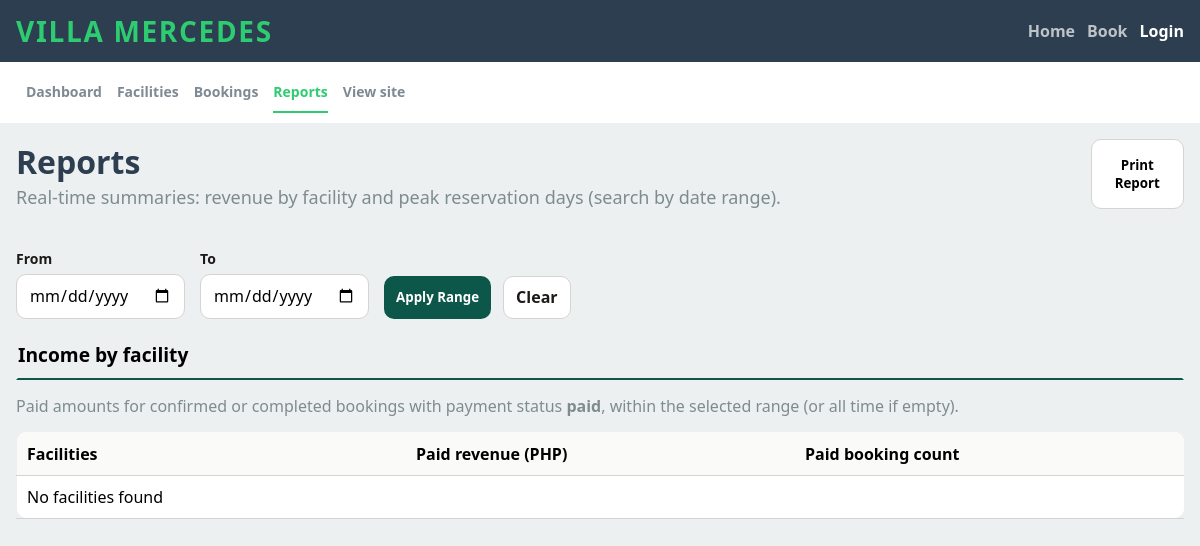
Page /admin/reports.php on the earlier database version.
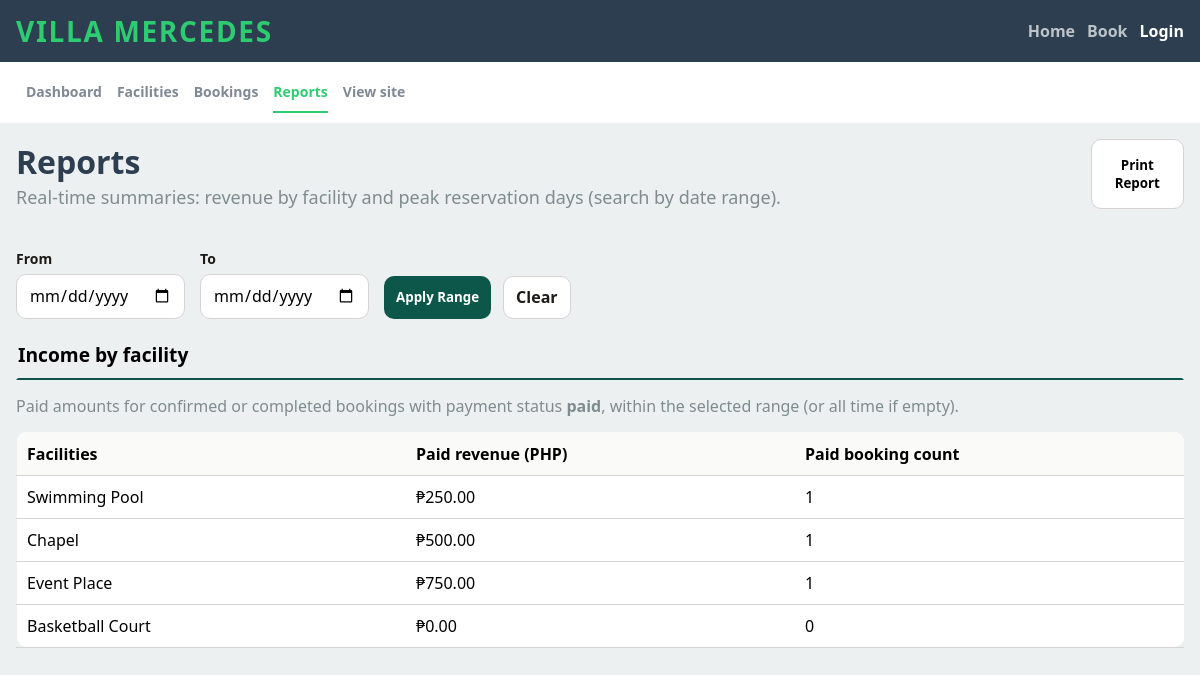
Same page on the later database version.
### tables this page shows
CREATE TABLE IF NOT EXISTS `facilities` (
  `id` int NOT NULL AUTO_INCREMENT,
  `name` varchar(255) NOT NULL,
  `description` text NOT NULL,
  `image_filename` varchar(255) DEFAULT NULL,
  `capacity` int NOT NULL,
  `rate_amount` decimal(10,2) NOT NULL,
  `rate_unit` enum('Per Day','Per Session') NOT NULL,
  `created_at` timestamp NULL DEFAULT CURRENT_TIMESTAMP,
  PRIMARY KEY (`id`)
);

### utils/helper.php (called while the page is built, shortened)
<?php
function e(?string $value): string
{
    return htmlspecialchars((string) $value, ENT_QUOTES | ENT_HTML5, 'UTF-8');
}

### admin/reports.php (the view, shortened to what the changed rows need)
<?php
require_once '../utils/helper.php';
$conn = connection();
$dateFrom = $_GET['date-from'] ?? '';
$dateTo   = $_GET['date-to'] ?? '';
$stmt = $conn->prepare("SELECT * FROM facilities");
$stmt->execute();
$facilities = $stmt->get_result();
?>
<!DOCTYPE html>
<html lang="en">
<head>
    <link rel="stylesheet" href="../resources/css/header-footer.css">
    <link rel="stylesheet" href="../resources/css/admin-nav.css">
    <link rel="stylesheet" href="../resources/css/admin-reports.css">
</head>
<body>
    <main class="reports-main">
        <div class="page-head">
            <div>
                <h1>Reports</h1>
            </div>
        </div>
        <section class="reports-section">
            <h2>Income by facility</h2>
            <table>
                <thead>
                    <th>Facilities</th>
                    <th>Paid revenue (PHP)</th>
                    <th>Paid booking count</th>
                </thead>
                <tbody>
                    <?php if ($facilities->num_rows > 0): ?>
                        <?php while ($row = $facilities->fetch_assoc()): ?>
                            <?php
                        $sql = "
                            SELECT
                            COUNT(*) AS total_bookings,
                            COALESCE(SUM(payment_amount), 0) AS total_revenue
                            FROM bookings
                            WHERE facility_id = ?
                            AND status IN ('Confirmed', 'Completed')
                            AND payment_status = 'Paid'
                            ";
                    $stmt2 = $conn->prepare($sql);
                    if ($dateFrom !== '' && $dateTo !== '') {
                        $stmt2->bind_param("iss", $row['id'], $dateFrom, $dateTo);
                    } else {
                        $stmt2->bind_param("i", $row['id']);
                    }
                    $stmt2->execute();
                        $data = $stmt2->get_result()->fetch_assoc();
                     $total_revenue = $data['total_revenue'] ?? 0;
                    $booking_count = $data['total_bookings'] ?? 0;
                    ?>
                <tr>
                    <td><?= e($row['name']) ?></td>
                    <td>₱<?= number_format($total_revenue, 2) ?></td>
                    <td><?= $booking_count ?></td>
                </tr>
                    <?php endwhile; ?>
            <?php else: ?>
                <tr>
                        <td colspan="3" class="no-data">No facilities found</td>
                </tr>
                        <?php endif; ?>
                </tbody>
            </table>
        </section>
    </main>
</body>
</html>

Differences in the rows shown:
added facilities: name "Swimming Pool", total_revenue "250.00", booking_count "1"
added facilities: name "Chapel", total_revenue "500.00", booking_count "1"
added facilities: name "Event Place", total_revenue "750.00", booking_count "1"
added facilities: name "Basketball Court", total_revenue "0.00", booking_count "0"
Other differences:
text no longer shown: "No facilities found"
